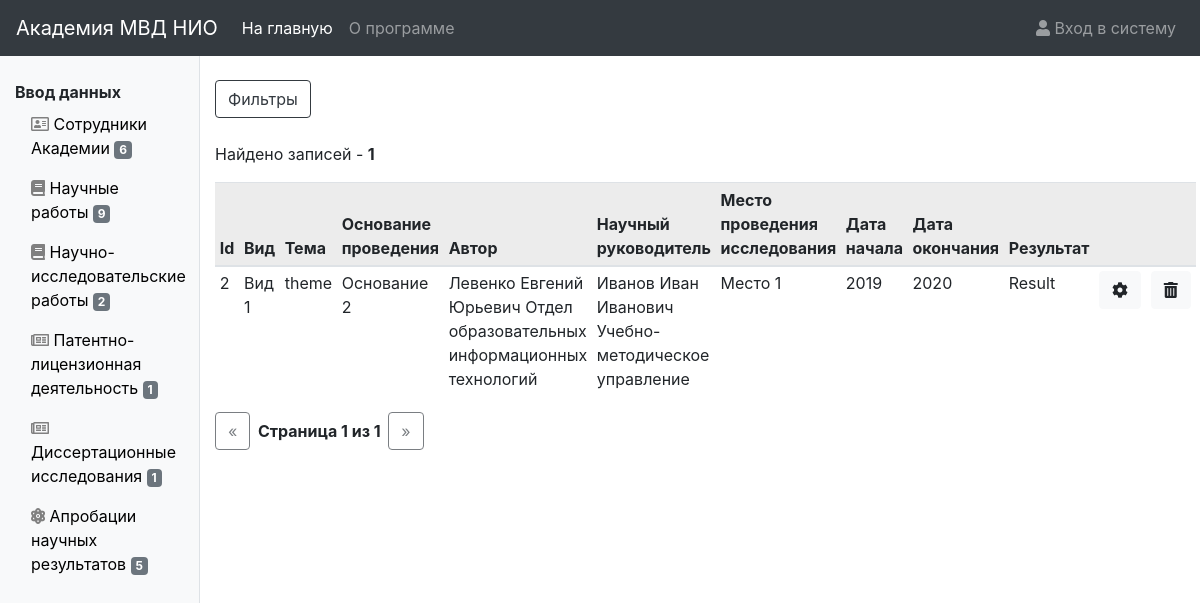
/dissertation/, run on an earlier commit of the app's database.
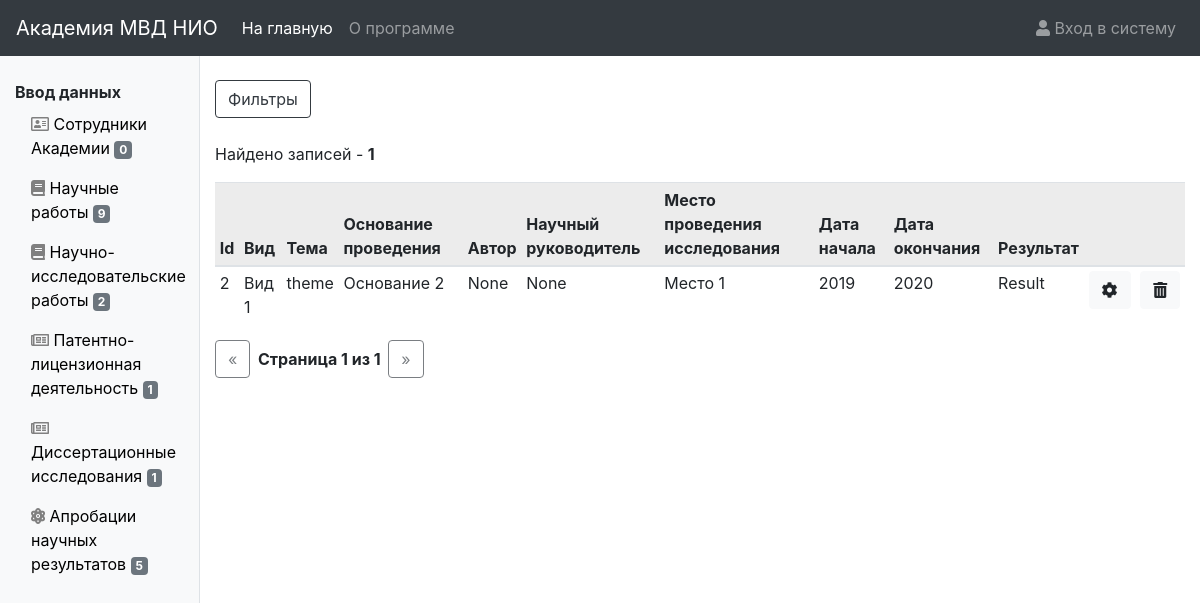
And on a later commit of the database.
### dissertationresearch/models.py (models this page shows, shortened)
class DissertationResearch(models.Model):
    kind = models.ForeignKey(ResearchKind, on_delete=models.SET_NULL, null=True, verbose_name="Вид исследования")
    status = models.ForeignKey(ResearchStatus, on_delete=models.SET_NULL, null=True, verbose_name="Статус исследователя")
    date_begin = models.IntegerField(verbose_name="Год начала", null=True, blank=True)
    date_end = models.IntegerField(verbose_name="Год окончания", null=True, blank=True)
    date_protect = models.DateField(verbose_name="Дата защиты", null=True, blank=True)
    dissertation_theme = models.TextField(verbose_name="Тема исследования")
    reason = models.ForeignKey(Reason, on_delete=models.SET_NULL, null=True, verbose_name="Основание для проведения исследования")
    result = models.CharField(max_length=255, null=True, blank=True, verbose_name="Результат исследования")
    author = models.ForeignKey(Author, on_delete=models.SET_NULL, related_name="author", null=True, verbose_name="Автор исследования")
    leader = models.ForeignKey(Author, on_delete=models.SET_NULL, related_name="leader", null=True, verbose_name="Научный руководитель")
    leader_subdivision = models.ForeignKey(Subdivision, on_delete=models.SET_NULL, related_name="leader_subdivision", null=True, blank=True,
                                           verbose_name="Подразделение научного руководителя")
    research_place = models.ForeignKey(ResearchPlace, on_delete=models.SET_NULL, null=True, blank=True,
                                       verbose_name="Место проведения исследования")
    research_place_subdivision = models.ForeignKey(Subdivision, on_delete=models.SET_NULL, related_name="research_place_subdivision", null=True, blank=True,
                                                   verbose_name="Подразделение Академии МВД РБ (место проведения)")
    date_added = models.DateTimeField(blank=True, null=True, verbose_name="Дата и время моследнего изменения")
    user_added = models.ForeignKey(User, on_delete=models.SET_NULL, blank=True, null=True,
                                   verbose_name="Кем внесено/изменено")
    class Meta:
        ordering = ('id',)
        verbose_name = 'Диссертационное исследование'
        verbose_name_plural = 'Диссертационные исследования'

class ResearchKind(models.Model):
    kind_name = models.CharField(max_length=255, verbose_name="Вид диссертационного исследования")
    def __str__(self):
        return self.kind_name
    class Meta:
        ordering = ('kind_name',)
        verbose_name = 'Вид исследования'
        verbose_name_plural = 'Виды исследований'

class Reason(models.Model):
    reason = models.CharField(max_length=255, verbose_name="Основание")
    def __str__(self):
        return self.reason
    class Meta:
        ordering = ('reason',)
        verbose_name = 'Основание для проведения исследования'
        verbose_name_plural = 'Основания для проведения исследования'

class ResearchPlace(models.Model):
    place = models.CharField(max_length=255, verbose_name="Место проведения")
    def __str__(self):
        return self.place
    class Meta:
        ordering = ('place',)
        verbose_name = 'Место проведения исследования'
        verbose_name_plural = 'Места проведения исследований'

### authors/models.py (models this page shows, shortened)
class Author(models.Model):
    subdivision = models.ForeignKey(Subdivision, on_delete=models.SET_NULL, null=True, verbose_name="Подразделение")
    lastname = models.CharField(max_length=100, verbose_name="Фамилия", validators=[name_validator])
    firstname = models.CharField(max_length=100, verbose_name="Имя", validators=[name_validator])
    patronymic = models.CharField(max_length=100, verbose_name="Отчество", validators=[name_validator])
    date_of_birth = models.DateField(verbose_name="Дата рождения")
    rank = models.ForeignKey(Rank, on_delete=models.SET_NULL, null=True, verbose_name="Звание")
    position = models.ForeignKey(Position, on_delete=models.SET_NULL, null=True, verbose_name="Должность")
    position_date = models.DateField(verbose_name="Дата назначения на должность")
    is_docentvak = models.BooleanField(default=False, verbose_name="Является доцентом ВАК")
    docentvak_date = models.DateField(blank=True, null=True, verbose_name="Дата присовения доцента ВАК")
    is_professor = models.BooleanField(default=False, verbose_name="Является профессором")
    professor_date = models.DateField(blank=True, null=True, verbose_name="Дата присвоения профессороской степени")
    is_candidate = models.BooleanField(default=False, verbose_name="Является кандидатом наук")
    candidate_date = models.DateField(blank=True, null=True, verbose_name="Дата присвоения кандидата наук")
    candidate_title = models.TextField(blank=True, null=True, verbose_name="Название кандидатской диссертации")
    candidate_specialty = models.ForeignKey(Candidatespecialty, on_delete=models.SET_NULL, blank=True, null=True,
                                            verbose_name="Кандидатская специальность")
    is_doctor = models.BooleanField(default=False, verbose_name="Является доктором наук")
    doctor_date = models.DateField(blank=True, null=True, verbose_name="Дата присвоения доктора наук")
    doctor_title = models.TextField(blank=True, null=True, verbose_name="Название докторской диссертации")
    doctor_specialty = models.ForeignKey(Doctorspecialty, on_delete=models.SET_NULL, blank=True, null=True,
                                         verbose_name="Докторская специальность")
    extra_data = models.TextField(blank=True, null=True, verbose_name="Дополнительные данные")
    work_status = models.ForeignKey(Workstatus, on_delete=models.SET_NULL, null=True,
                                    verbose_name="Рабочий статус")
    def __str__(self):
        return self.lastname + ' ' + self.firstname + ' ' + self.patronymic + ' ' + str(self.subdivision)
    class Meta:
        ordering = ('lastname',)
        verbose_name = 'Автор'
        verbose_name_plural = 'Авторы'

class Subdivision(models.Model):
    subdivision_name = models.CharField(max_length=255, verbose_name="Наименование подразделения")
    subdivision_short_name = models.CharField(max_length=70, verbose_name="Сокращенное наименование подразделения",
                                              blank=True, null=True)
    group = models.ForeignKey(Subdivisiongroup, on_delete=models.SET_NULL, null=True, verbose_name="Группа подразделений")
    def __str__(self):
        return self.subdivision_name
    class Meta:
        ordering = ('subdivision_name',)
        verbose_name = 'Подразделение'
        verbose_name_plural = 'Подразделения'

### dissertationresearch/views.py (the view)
# urls.py: path('', views.dissertation_research_list, name='list'),
def dissertation_research_list(request):
    f = DissertationResearchFilter(request.GET, queryset=DissertationResearch.objects.all().order_by('-pk'))
    paginator = Paginator(f.qs, 50)
    page = request.GET.get('page')
    dissertations = paginator.get_page(page)
    return render(request, 'dissertationresearch/dissertation_list.html', {'list': dissertations,
                                                                           'filter': f,
                                                                           })

### context_processors/side_panel_context.py (called while the page is built)
def counts(request):
    return {'author_count': Author.objects.all().count(),
            'sciencework_count': Sciencework.objects.all().count(),
            'nir_count': NIR.objects.all().count(),
            'pld_count': PLD.objects.all().count(),
            'dissertation_count': DissertationResearch.objects.all().count(),
            'anr_count': ANR.objects.all().count(),
            }

### dissertationresearch/models.py (called while the page is built)
    def __str__(self):
        return self.status_name

### dissertationresearch/templates/dissertationresearch/dissertation_list.html (shortened to what this page needs)
{% extends "base_list.html" %}
{% load url_replace %}
{% load static %}
{% block list %}
    <table class="table table-sm">
        <thead class="table-active">
        <tr>
            <th scope="col">Id</th>
            <th scope="col">Вид</th>
            <th scope="col">Тема</th>
            <th scope="col">Основание проведения</th>
            <th scope="col">Автор</th>
            <th scope="col">Научный руководитель</th>
            <th scope="col">Место проведения исследования</th>
            <th scope="col">Дата начала</th>
            <th scope="col">Дата окончания</th>
            <th scope="col">Результат</th>
            <th scope="col"></th>
            <th scope="col"></th>
        </tr>
        </thead>
        <tbody>
        {% for disser in list %}
            <tr>
                <td>{{ disser.id }}</td>
                <td>{{ disser.kind }}</td>
                <td>{{ disser.dissertation_theme }}</td>
                <td>{{ disser.reason }}</td>
                <td>{{ disser.author }}</td>
                <td>{{ disser.leader }}</td>
                <td>{{ disser.research_place }}</td>
                <td>{{ disser.date_begin }}</td>
                <td>{{ disser.date_end }}</td>
                <td>{{ disser.result }}</td>
                <td><a href="{% url 'dissertation:update' disser.id %}" class="btn btn-light"><i class="fas fa-cog"></i></a></td>
                <td><a href="{% url 'dissertation:delete' disser.id %}" class="btn btn-light"><i class="fas fa-trash-alt"></i></a></td>
            </tr>
        {% endfor %}
        </tbody>
    </table>
{% endblock %}

What changed in the data, as far as the page shows it:
changed DissertationResearch "theme": author "Левенко Евгений Юрьевич Отдел образовательных информационных технологий" → "None"; leader "Иванов Иван Иванович Учебно-методическое управление" → "None"
Also different on the page:
{{ author_count }}: "6" → "0"
